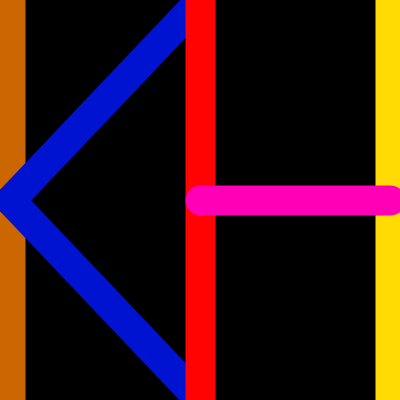
Frame 1 (no input)
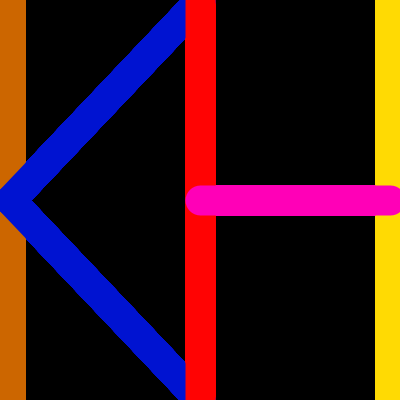
Frame 60 (the mouse pressed at the canvas centre just before this capture)
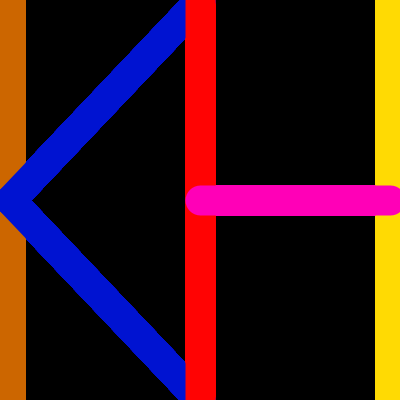
Frame 120 (the mouse held since frame 60 and released just before this capture)

The Processing sketch that drew these frames (run headless with seeded random() and noise(); from frame 60 on, the mouse is pressed at the canvas centre):

// Processing sketch: processing_89896
// ── processing_89896.pde

//Homework 2
// Copyright 2013 Kimberly Harvey all rights reserved, kharvey@andrew.cmu.edu

float x, y, mid, wd, ht;
//FLOATS GO BEFORE VOID SETUP KIMBERLY!!!


void setup()
{
size (400,400);
background (0,0,0);

mid = 200; //here you are defining the floats
wd = 400;
ht = 400;
x = 0;
y = 0;

}

void draw(){
smooth();

stroke(255);
strokeWeight(30);


// INITIAL K
    //brown
    stroke(204, 102, 0);
    line(x+10, y, x+10, ht);

    //BLUE
    stroke(0, 19, 209);
    line(x+10, y+ht/2,x+wd/2, ht);
    line(x+10, y+ht/2,x+wd/2,y);
    
    
// INITIAL H
stroke(255);
    
    //RED
    stroke(#FF0303);
    line(x+wd/2, y,x+wd/2,ht);
    
    //YELLOW
    stroke(#FFDA03);
    line(x+(wd-10), y,x+(wd-10),y+ht);
    
    //PINK
    stroke(255,0,183);
    line(x+wd/2,y+ht/2,(x+(wd-10)), y+(ht/2));



}
